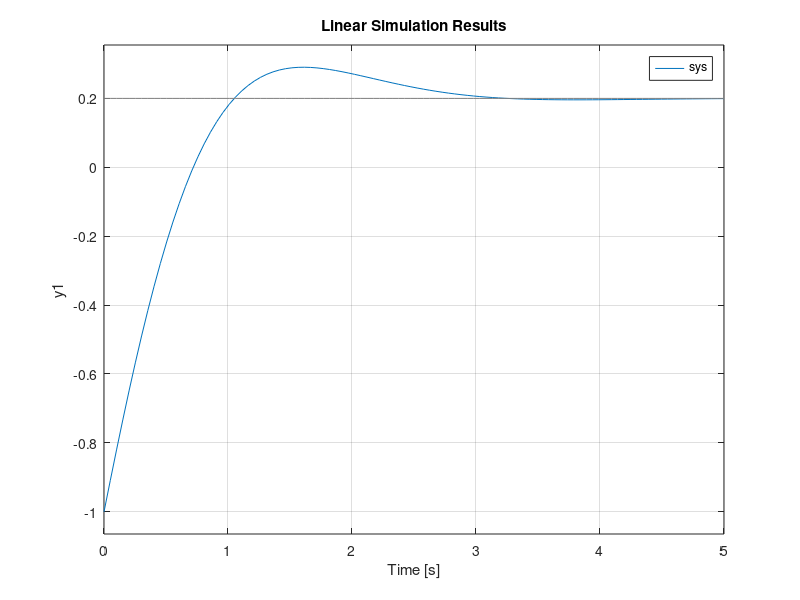

MATLAB code to generate this figure:
% wn= input('frequency')
% zeta= input('damping factor')
% k= input('constant')
wn = 2;
zeta = .7;
k = 1;

num= [k*wn^2];
deno= [1 2*zeta*wn wn^2];
g= tf(num, deno);
t= feedback(g,1);
[A, B, C, D] = tf2ss(num, deno);
sys = ss(A, B, C, D);
% initial(sys, [1, 1]);
% USE LSIM
t = linspace(0, 5, 100);
x0 = [1, 1];
u = 0.2*ones(length(t), 1);

close all
lsim(sys, u, t, x0);

